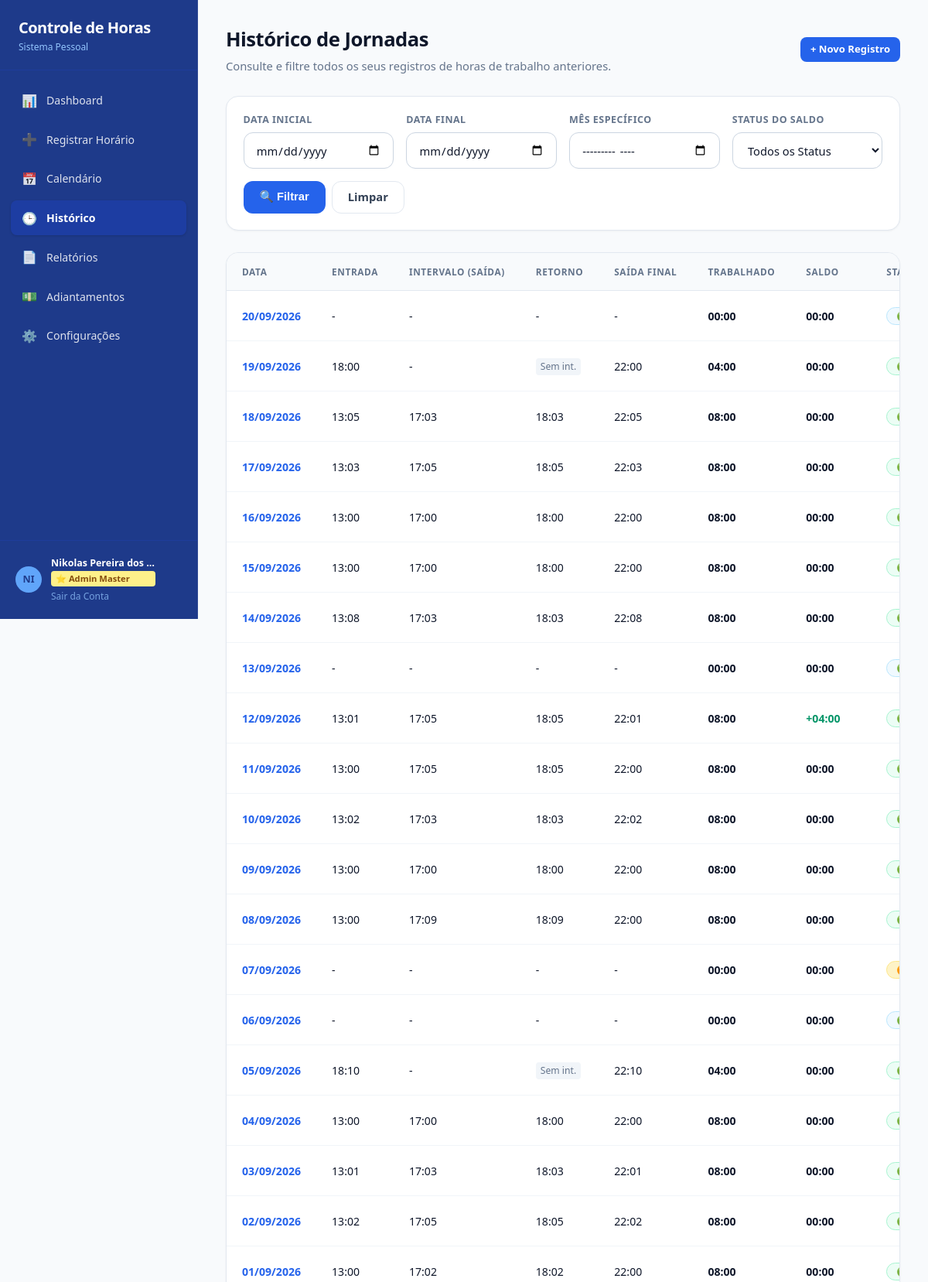
Page /historico (signed in, upper part) on the committed database.
### tables this page shows
CREATE TABLE work_days (
        id INTEGER PRIMARY KEY AUTOINCREMENT,
        user_id INTEGER NOT NULL,
        date TEXT NOT NULL,
        day_type TEXT DEFAULT 'trabalho',
        observation TEXT,
        created_at TIMESTAMP DEFAULT CURRENT_TIMESTAMP,
        updated_at TIMESTAMP DEFAULT CURRENT_TIMESTAMP, overtime_paid INTEGER DEFAULT 0,
        UNIQUE(user_id, date),
        FOREIGN KEY (user_id) REFERENCES users(id) ON DELETE CASCADE
    );

CREATE TABLE work_periods (
        id INTEGER PRIMARY KEY AUTOINCREMENT,
        work_day_id INTEGER NOT NULL,
        period_order INTEGER NOT NULL DEFAULT 1,
        start_time TEXT NOT NULL,
        end_time TEXT NOT NULL,
        FOREIGN KEY (work_day_id) REFERENCES work_days(id) ON DELETE CASCADE
    );

### app.py (the view, shortened to what this page needs)
@app.route('/historico')
@login_required
def history_view():
    user_id = session['user_id']
    date_start = request.args.get('date_start', '').strip()
    date_end = request.args.get('date_end', '').strip()
    month_filter = request.args.get('month_filter', '').strip()
    status_filter = request.args.get('status_filter', '').strip()
    if not date_start:
        now = datetime.now()
        date_start = (now - timedelta(days=90)).strftime('%Y-%m-%d')
    if not date_end:
        date_end = (datetime.now() + timedelta(days=30)).strftime('%Y-%m-%d')
    days_data, _ = get_days_data_in_range(user_id, date_start, date_end)
    filtered_records = []
    for item in reversed(days_data): # Mais recentes primeiro
        parts = item['date'].split('-')
        item['date_fmt'] = f"{parts[2]}/{parts[1]}/{parts[0]}"
        periods = item.get('periods', [])
        item['first_in'] = periods[0]['start_time'] if len(periods) > 0 else '-'
        item['break_out'] = periods[0]['end_time'] if len(periods) > 1 else ('Sem int.' if len(periods) == 1 else '-')
        item['break_in'] = periods[1]['start_time'] if len(periods) > 1 else ('Sem int.' if len(periods) == 1 else '-')
        item['last_out'] = periods[-1]['end_time'] if len(periods) > 0 else '-'
        if status_filter == 'positivo' and item['balance_minutes'] <= 0:
            continue
        elif status_filter == 'negativo' and item['balance_minutes'] >= 0:
            continue
        elif status_filter == 'zerado' and item['balance_minutes'] != 0:
            continue
        elif status_filter == 'falta' and item['day_type'] != 'falta':
            continue
        elif status_filter == 'folga' and item['day_type'] not in ('folga', 'feriado', 'atestado', 'compensacao'):
            continue
        filtered_records.append(item)
    filters = {
        'date_start': request.args.get('date_start', ''),
        'date_end': request.args.get('date_end', ''),
        'month_filter': month_filter,
        'status_filter': status_filter
    }
    return render_template(
        'history.html',
        active_page='history',
        records=filtered_records,
        filters=filters
    )

### app.py (called while the page is built, shortened)
def generate_auth_token(user_id, email):
    return auth_serializer.dumps({'uid': user_id, 'email': email})

def ensure_user_synced_from_firebase(user_id, min_interval=5, force=False):
    global _user_last_firebase_pull
    now = time.time()
    last = _user_last_firebase_pull.get(user_id, 0)

def login_required(f):
    @wraps(f)
    def decorated_function(*args, **kwargs):
        if not session.get('user_id'):
            if not restore_session_from_token():
                return redirect(url_for('login'))
        uid = session.get('user_id')
        if uid and request.method == 'GET':
            ensure_user_synced_from_firebase(uid, min_interval=5)
        return f(*args, **kwargs)
    return decorated_function

@app.before_request
def before_req():
    if not session.get('user_id'):
        restore_session_from_token()
    else:
        if session.get('user_name') in ('Taijou BR', 'Administrador', None, ''):
            uid = session.get('user_id')
            try:
                conn = get_db()
                cursor = conn.cursor()
                cursor.execute("SELECT name FROM users WHERE id = ?", (uid,))
                row = cursor.fetchone()
                conn.close()
                if row and row['name'] and row['name'] not in ('Taijou BR', 'Administrador'):
                    session['user_name'] = row['name']
            except Exception:
                pass

@app.context_processor
def inject_auth_info():
    token = ''
    if session.get('user_id') and session.get('user_email'):
        try:
            token = generate_auth_token(session['user_id'], session['user_email'])
        except Exception:
            token = ''
    return {'auth_token': token}

@app.after_request
def after_req(response):
    cookies = response.headers.getlist('Set-Cookie')
    return response

    def __call__(self, environ, start_response):
        def custom_start_response(status, headers, exc_info=None):
            new_headers = []
            for name, val in headers:
                new_headers.append((name, val))
            return start_response(status, new_headers, exc_info)
        return self.wsgi_app(environ, custom_start_response)

### database/db.py (called while the page is built, shortened)
def get_db_path():
    return DEFAULT_DB_PATH

def get_db():
    global _initialized, DB_PATH
    DB_PATH = get_db_path()
    os.makedirs(os.path.dirname(DB_PATH), exist_ok=True)
    conn = sqlite3.connect(DB_PATH, timeout=15)
    conn.row_factory = sqlite3.Row
    conn.execute("PRAGMA foreign_keys = ON;")
    return conn

### templates/history.html (shortened to what this page needs)
{% extends "base.html" %}
{% block content %}
<div class="page-header">
  <div>
    <h1 class="page-title">Histórico de Jornadas</h1>
    <p class="page-subtitle">Consulte e filtre todos os seus registros de horas de trabalho anteriores.</p>
  </div>
  <a href="{{ url_for('register_time') }}" class="btn btn-primary btn-sm" id="btn-new-history-reg">
    + Novo Registro
  </a>
</div>
<div class="filter-bar">
  <form method="GET" action="{{ url_for('history_view') }}" class="filter-form">
    <div class="filter-group">
      <label for="date_start">Data Inicial</label>
      <input type="date" id="date_start" name="date_start" class="form-control" value="{{ filters.date_start }}">
    </div>
    <div class="filter-group">
      <label for="date_end">Data Final</label>
      <input type="date" id="date_end" name="date_end" class="form-control" value="{{ filters.date_end }}">
    </div>
    <div class="filter-group">
      <label for="month_filter">Mês Específico</label>
      <input type="month" id="month_filter" name="month_filter" class="form-control" value="{{ filters.month_filter }}">
    </div>
    <div class="filter-group">
      <label for="status_filter">Status do Saldo</label>
      <select id="status_filter" name="status_filter" class="form-control">
        <option value="" {% if not filters.status_filter %}selected{% endif %}>Todos os Status</option>
      </select>
    </div>
    <div style="display: flex; gap: 0.5rem; align-items: flex-end;">
      <button type="submit" class="btn btn-primary" id="btn-filter-submit">
        🔍 Filtrar
      </button>
      <a href="{{ url_for('history_view') }}" class="btn btn-secondary" id="btn-filter-clear">
        Limpar
      </a>
    </div>
  </form>
</div>
<div class="table-card">
  <div class="table-responsive">
    <table class="data-table">
      <thead>
        <tr>
          <th>Data</th>
          <th>Entrada</th>
          <th>Intervalo (Saída)</th>
          <th>Retorno</th>
          <th>Saída Final</th>
          <th>Trabalhado</th>
          <th>Saldo</th>
          <th>Status</th>
        </tr>
      </thead>
      <tbody>
        {% if records %}
          {% for r in records %}
            <tr>
              <td>
                <a href="{{ url_for('day_detail_view', date_str=r.date) }}" style="font-weight: 700; color: var(--primary); text-decoration: none;">
                  {{ r.date_fmt }}
                </a>
              </td>
              <td>{{ r.first_in }}</td>
              <td>{{ '-' if r.break_out == 'Sem int.' else r.break_out }}</td>
              <td>
                {% if r.break_in == 'Sem int.' %}
                  <span style="display: inline-block; font-size: 0.76rem; background: #f1f5f9; color: #64748b; padding: 2px 6px; border-radius: 4px;">Sem int.</span>
                {% else %}
                  {{ r.break_in }}
                {% endif %}
              </td>
              <td>
                {% if r.is_in_progress %}
                  <span style="color: #d97706; font-weight: 600;">⏳ Em aberto</span>
                {% else %}
                  {{ r.last_out }}
                {% endif %}
              </td>
              <td><strong>{{ r.total_worked_str }}</strong></td>
              <td>
                {% if r.is_in_progress %}
                  <span style="color: #d97706; font-weight: 700; font-size: 0.85rem;">⏳ Em aberto</span>
                {% else %}
                  <span class="{% if '+' in r.balance_str %}text-positive{% elif '-' in r.balance_str %}text-negative{% endif %}" style="font-weight: 700;">
                    {{ r.balance_str }}
                  </span>
                {% endif %}
              </td>
              <td>
                {% if r.day_type == 'folga' %}
                  <span class="status-badge status-folga">🟢 Folga</span>
                {% elif r.day_type == 'feriado' %}
                  <span class="status-badge" style="background-color: #fef3c7; color: #b45309; border: 1px solid #fde68a;">🟠 Feriado</span>
                {% elif r.day_type == 'falta' %}
                  <span class="status-badge status-falta">🔴 Falta (A Pagar)</span>
                {% elif r.is_in_progress or r.status == 'em_andamento' %}
                  <span class="status-badge" style="background-color: #fffbeb; color: #b45309; border: 1px solid #fde68a;">⏳ Em aberto</span>
                {% elif r.status == 'incompleto' %}
                  <span class="status-badge status-incompleto">🟡 Incompleto</span>
                {% elif r.status == 'registrado' %}
                  <span class="status-badge status-registrado">🟢 Registrado</span>
                {% else %}
                  <span class="status-badge status-vazio">⚪ Vazio</span>
                {% endif %}
              </td>
            </tr>
          {% endfor %}
        {% else %}
          <tr>
            <td colspan="10" style="text-align: center; padding: 2.5rem; color: var(--text-muted);">
              Nenhum registro encontrado para os filtros selecionados.
            </td>
          </tr>
        {% endif %}
      </tbody>
    </table>
  </div>
</div>
{% endblock %}

### rows in the picture
work_days: date_fmt "20/09/2026", first_in "-", break_out "-", break_in "-", last_out "-", total_worked_str "00:00", balance_str "00:00"
work_periods: date_fmt "19/09/2026", first_in "18:00", break_out "-", shows "Sem int.", last_out "22:00", total_worked_str "04:00", balance_str "00:00"
work_periods: first_in "13:05", end_time "17:03"
work_periods: break_in "18:03", last_out "22:05"
work_periods: first_in "13:03", end_time "17:05"
work_periods: break_in "18:05", last_out "22:03"
work_periods: first_in "13:00", end_time "17:00"
work_periods: break_in "18:00", last_out "22:00"
work_periods: first_in "13:00", end_time "17:00"
work_periods: break_in "18:00", last_out "22:00"
work_periods: first_in "13:08", end_time "17:03"
work_periods: break_in "18:03", last_out "22:08"
work_days: date_fmt "13/09/2026", first_in "-", break_out "-", break_in "-", last_out "-", total_worked_str "00:00", balance_str "00:00"
work_periods: first_in "13:01", end_time "17:05"
work_periods: break_in "18:05", last_out "22:01"
work_periods: first_in "13:00", end_time "17:05"
work_periods: break_in "18:05", last_out "22:00"
work_periods: first_in "13:02", end_time "17:03"
work_periods: break_in "18:03", last_out "22:02"
work_periods: first_in "13:00", end_time "17:00"
work_periods: break_in "18:00", last_out "22:00"
work_periods: first_in "13:00", end_time "17:09"
work_periods: break_in "18:09", last_out "22:00"
work_days: date_fmt "07/09/2026", first_in "-", break_out "-", break_in "-", last_out "-", total_worked_str "00:00", balance_str "00:00"
work_days: date_fmt "06/09/2026", first_in "-", break_out "-", break_in "-", last_out "-", total_worked_str "00:00", balance_str "00:00"
work_periods: date_fmt "05/09/2026", first_in "18:10", break_out "-", shows "Sem int.", last_out "22:10", total_worked_str "04:00", balance_str "00:00"
work_periods: first_in "13:00", end_time "17:00"
work_periods: break_in "18:00", last_out "22:00"
work_periods: first_in "13:01", end_time "17:03"
work_periods: break_in "18:03", last_out "22:01"
work_periods: first_in "13:02", end_time "17:05"
work_periods: break_in "18:05", last_out "22:02"
work_periods: first_in "13:00", end_time "17:02"
work_periods: break_in "18:02", last_out "22:00"

### other values in the picture
{{ r.date_fmt }} "18/09/2026" "17/09/2026" "16/09/2026" "15/09/2026" "14/09/2026" "12/09/2026" "11/09/2026" "10/09/2026" "09/09/2026" "08/09/2026" "04/09/2026" "03/09/2026" "02/09/2026" "01/09/2026"
{{ r.total_worked_str }} "08:00" "08:00" "08:00" "08:00" "08:00" "08:00" "08:00" "08:00" "08:00" "08:00" "08:00" "08:00" "08:00" "08:00"
{{ r.balance_str }} "00:00" "00:00" "00:00" "00:00" "00:00" "+04:00" "00:00" "00:00" "00:00" "00:00" "00:00" "00:00" "00:00" "00:00"
